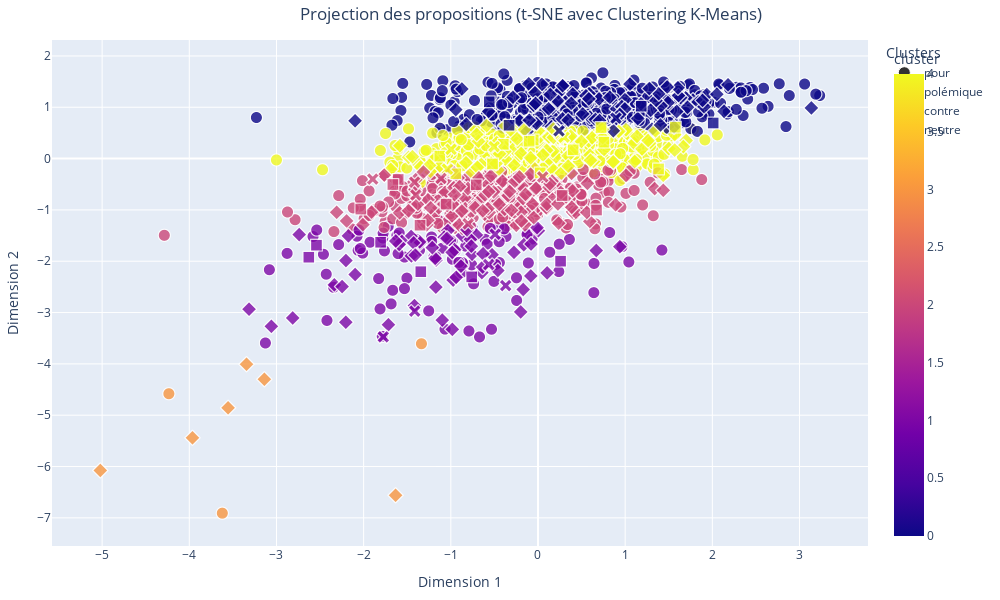

The code cell stored with this chart in its notebook:
### Code cell
import plotly.express as px
from sklearn.manifold import TSNE
from sklearn.preprocessing import StandardScaler
from sklearn.cluster import KMeans
import pandas as pd
import matplotlib.pyplot as plt  # Pour obtenir la palette 'tab10'

# Normalisation des vecteurs
scaler = StandardScaler()
vectors_normalized = scaler.fit_transform(proposition_vectors)

# Réduction de dimension à 50 avec PCA
# pca = PCA(n_components=50, random_state=42)
# vectors_pca_50 = pca.fit_transform(vectors_normalized)

# Réduction des vecteurs à 2 dimensions avec t-SNE
# tsne = TSNE(n_components=2, random_state=42, perplexity=30, n_iter=1000)
# word_vectors_2d = tsne.fit_transform(vectors_pca_50)

# Appliquer le clustering K-Means
n_clusters = 5
kmeans = KMeans(n_clusters=n_clusters, random_state=42)
cluster = kmeans.fit_predict(vectors_normalized)
data['cluster'] = cluster

# Préparer les données pour le graphique
dim = []
for i in range(1,301):
    dim.append("Dim"+str(i))
df1 = pd.DataFrame(vectors_normalized, columns=dim)
df1['propositions'] = data['Proposition']
df1['cluster'] = cluster
df1['vote'] = data['Catégorie']
df1['proposition_vectors'] = data['mean_vector']

# Créer le graphique interactif avec Plotly
fig = px.scatter(
    df1,
    x='Dim1',
    y='Dim2',
    symbol='vote',  # Utiliser la colonne 'vote' pour les symboles
    color='cluster',  # Utiliser les clusters pour la coloration
    hover_name='propositions',  # Afficher les propositions lors du survol
    title="Projection des propositions (t-SNE avec Clustering K-Means)",
    labels={'Dim1': 'Dimension 1', 'Dim2': 'Dimension 2', 'vote': 'Avis des citoyens'},
    color_discrete_sequence='hsv',  # Utiliser la palette tab10 comme séquence discrète
    category_orders={"cluster": [str(i) for i in range(n_clusters)]},
    width=1000,
    height=600
)

# Personnaliser les points : ajouter des bordures
fig.update_traces(marker=dict(
    size=12,  # Taille des points
    opacity=0.8,  # Transparence
    line=dict(width=1, color='white')  # Bordure noire avec une épaisseur de 2
))

# Ajouter un titre pour la légende des clusters
fig.update_layout(
    legend_title="Clusters",
    title_x=0.3,  # Centrer le titre
    margin=dict(l=40, r=40, t=40, b=40)
)

# Afficher le graphique
fig.show()

### Figure 1 — Plotly figure (JSON) as saved in the notebook; plotly's stock layout.template omitted (floating-point values rounded to 4 significant figures; data arrays with more than 128 entries replaced by an {"elided": "..."} marker saying what was removed)
{"data": [{"hovertemplate": "<b>%{hovertext}</b><br><br>Avis des citoyens=pour<br>Dimension 1=%{x}<br>Dimension 2=%{y}<br>cluster=%{marker.color}<extra></extra>", "hovertext": {"elided": "1506 str values"}, "legendgroup": "pour", "marker": {"color": {"elided": "1506 int values"}, "coloraxis": "coloraxis", "line": {"color": "white", "width": 1}, "opacity": 0.8, "size": 12, "symbol": "circle"}, "mode": "markers", "name": "pour", "showlegend": true, "type": "scattergl", "x": {"elided": "1506 float values"}, "xaxis": "x", "y": {"elided": "1506 float values"}, "yaxis": "y"}, {"hovertemplate": "<b>%{hovertext}</b><br><br>Avis des citoyens=polémique<br>Dimension 1=%{x}<br>Dimension 2=%{y}<br>cluster=%{marker.color}<extra></extra>", "hovertext": {"elided": "356 str values"}, "legendgroup": "polémique", "marker": {"color": {"elided": "356 int values"}, "coloraxis": "coloraxis", "line": {"color": "white", "width": 1}, "opacity": 0.8, "size": 12, "symbol": "diamond"}, "mode": "markers", "name": "polémique", "showlegend": true, "type": "scattergl", "x": {"elided": "356 float values"}, "xaxis": "x", "y": {"elided": "356 float values"}, "yaxis": "y"}, {"hovertemplate": "<b>%{hovertext}</b><br><br>Avis des citoyens=contre<br>Dimension 1=%{x}<br>Dimension 2=%{y}<br>cluster=%{marker.color}<extra></extra>", "hovertext": ["Il faut créer des créneaux horaires réservés aux activités sportives dans les parcs.", "Il faut supprimer/diminuer les remboursements des médicaments des personnes qui pourraient se soigner grâce à l'activité physique.", "Il faut la rendre obligatoire afin de beneficier de soins médicaux", "Il faut rendre les inscriptions gratuites dans les clubs de sport en compensant cette gratuité par des subventions publiques", "Il faut inciter fiscalement à prendre un coach sportif personnel", "Il faut permettre aux employeurs de payer mieux ceux qui sont actifs en sport que les sédentaires.Des employés en forme sont plus avantageux", "Il faut interdire tous les véhicules à moteur et supprimer des places de parking dans les centres villes pour inciter les citoyens à marcher", "Il faut inscrire la pratique d’une activité physique quotidienne dans la Constitution", "Il faut interdire les jeux olympiques, surtout en France.", "Il faut rendre gratuits les places aux JO pour les licenciés", "Il faut donner une prime CPAM en proportion du nombre d’heures de sport mensuelles. Grâce à une appli gérée par le ministère de la Santé", "Il faut lever l’interdiction du port du voile dans les fédérations françaises", "Il faut pénaliser les déplacements courts en voiture.", "Il faut mettre en place des jeux vidéo interactifs qui récompensent les activités physiques réelles.", "Il faut interdire l’arrêt et le stationnement à moins d’un kilomètre des établissements scolaires.", "Il faut du temps et par conséquent favoriser un 100% télétravail", "Il faut changer les équipes de haut niveau et les membres des fédérations dès lors qu’il n’y a eu aucune qualification olympique", "Il faut favoriser les réunions non formelles au sein de l'entreprise en invitant les conjoints pour des thés ou dîners dansants.", "Il faut interdire les sports non écologiques comme le ski et la formule 1", "Il faut que tout le monde prennent des trotinettes ou des vélos électriques c'est bon pour la planète.", "Il faut offrir 1 ou 2 jours de CP, payés par l’Etat, à qui le souhaite, pendant les JO, pour regarder les épreuves et susciter des vocations", "Il faut interdire toutes les demandes de certificats médicaux que ce soit pour les clubs, les professionnels et les compétitions.", "Il faut augmenter les cotisations sociales de ceux qui ne s'inscrive dans aucun sport. ", "Il faut augmenter le prix des carburants pour inciter à aller à pied (au moins partiellement). Pas à vélo! A pied!", "Il faut augmenter les cotisations sociales des non-sportifs. Ils coutent plus cher à la sécu, c'est à eux de payer.", "Il faut adopter un chien ça fera à minima 45 minutes de marche 3 fois par jour", "Il faut pouvoir exclure tout membre d’une fédération qui n’est pas au résultat et éviter qu’il reprenne sa place", "Il faut réduire le nombre d'arrêt de bus en ville pour obliger la marche, un pour 500m semble juste.", "Il faut inciter les Français à s'équiper de montres connectées pour les stimuler à bouger et atteindre des (petits) objectifs quotidiens.", "Il faut encourager les garçons à s'inscrire dans un club de football ou de rugby."], "legendgroup": "contre", "marker": {"color": [4, 2, 2, 0, 0, 4, 2, 2, 0, 0, 1, 1, 4, 2, 1, 4, 2, 2, 1, 4, 1, 4, 4, 4, 4, 4, 2, 4, 4, 1], "coloraxis": "coloraxis", "line": {"color": "white", "width": 1}, "opacity": 0.8, "size": 12, "symbol": "square"}, "mode": "markers", "name": "contre", "showlegend": true, "type": "scattergl", "x": [-0.05453, 0.2771, -2.032, 1.185, 2.009, 1.576, -1.054, -0.7074, -0.5593, -0.3319, -1.344, -2.541, -0.9425, -1.353, -1.806, 1.383, -1.604, 0.6715, -0.7608, 0.4032, -2.628, -0.5219, 0.7236, 0.7566, -0.3975, -0.1021, -1.665, -1.127, 0.02477, 0.2588], "xaxis": "x", "y": [0.3629, -0.7191, -0.9836, 1.02, 0.6935, 0.6124, -0.8867, -0.5123, 1.106, 0.6493, -2.203, -1.687, -0.2961, -1.298, -1.632, -0.2026, -0.4071, -1.002, -2.305, 0.1704, -1.921, -0.1041, 0.605, 0.3205, 0.2772, 0.3371, -0.5052, 0.04794, -0.2792, -1.999], "yaxis": "y"}, {"hovertemplate": "<b>%{hovertext}</b><br><br>Avis des citoyens=neutre<br>Dimension 1=%{x}<br>Dimension 2=%{y}<br>cluster=%{marker.color}<extra></extra>", "hovertext": ["Il faut que le double projet d'un.e SHN soit réellement pris en compte par les DTN et CTN", "Il faut régulièrement évaluer les actions des CTN", "Il faut que les SHN listés aient les mêmes avantages notamment dans les Creps (accès aux services médicaux et psycho)", "Il faut faciliter la vie de nos SHN au collège prévoir des heures prof pour le rattrapage après compétition. ", "Il faut faire la promotion d'applications comme HelloSport.", "Il faut soutenir les applications comme weward et surtout que l'état propose une application du style car - de gens dans les hôpitaux.", "Il faut proposer des APPN dans toutes les écoles et pas seulement au sein des QPV pour faire aimer le sport de plein air", "Il faut que le département puisse payer les entraîneurs en fonction du nombre de licenciés (ce qui en entraînera une hausse)", "Il faut voir qu'il y a l'offre tremplin strict à 11 séances en Maison Sport Santé. Mais une PMR à vie n'a pas accès à un sport normal après.", "Il faut lutter contre l'insuffisance de financement pérenne des MSS afin de sécuriser leur modèle éco déjà très fragilisé par l'offre privée", "Il faut donner une note de difficultés d'une activité physique et du niveau. Cela existe pour des activités comme le trekking.", "Il faut renforcer les MSS car elles ont l'obligation de sensibiliser et promouvoir l'activité physique. Promouvoir une nouvelle culture", "Il faut tracer simplement sur le sol les lignes délimitant les terrains de sport de tous les sports olympiques pour faire du air-sport.", "Il faut faire payer le montant des adhésions à un club sportif (en Sport Adapté, en sport loisirs ou en Sport compétition)", "Il faut créer sur les montres connectées une activité \"Trajet sans voiture\" qui compte la distance totale parcourue et aussi les pas.", "Il faut être plus présent dans les salles", "Il faut aider financièrement le SHN afin de lui permettre de se déplacer sur les compét et d'assurer son avenir "], "legendgroup": "neutre", "marker": {"color": [1, 1, 2, 4, 1, 2, 0, 4, 0, 2, 2, 4, 2, 4, 1, 2, 1], "coloraxis": "coloraxis", "line": {"color": "white", "width": 1}, "opacity": 0.8, "size": 12, "symbol": "x"}, "mode": "markers", "name": "neutre", "showlegend": true, "type": "scattergl", "x": [-1.414, -0.3708, -0.8004, 0.2986, -1.775, 0.05431, 0.8943, -1.039, 0.2409, -1.401, -1.112, -0.5041, -1.896, -0.998, -0.4917, -1.416, -0.5654], "xaxis": "x", "y": [-2.973, -2.475, -1.271, 0.4172, -3.473, -0.3578, 0.7884, -0.2058, 0.54, -0.711, -0.3866, 0.2337, -0.3993, 0.1809, -1.475, -0.4594, -2.063], "yaxis": "y"}], "layout": {"coloraxis": {"colorbar": {"title": {"text": "cluster"}}, "colorscale": [[0, "#0d0887"], [0.1111, "#46039f"], [0.2222, "#7201a8"], [0.3333, "#9c179e"], [0.4444, "#bd3786"], [0.5556, "#d8576b"], [0.6667, "#ed7953"], [0.7778, "#fb9f3a"], [0.8889, "#fdca26"], [1, "#f0f921"]]}, "height": 600, "legend": {"title": {"text": "Clusters"}, "tracegroupgap": 0}, "margin": {"b": 40, "l": 40, "r": 40, "t": 40}, "title": {"text": "Projection des propositions (t-SNE avec Clustering K-Means)", "x": 0.3}, "width": 1000, "xaxis": {"anchor": "y", "domain": [0, 1], "title": {"text": "Dimension 1"}}, "yaxis": {"anchor": "x", "domain": [0, 1], "title": {"text": "Dimension 2"}}}}
